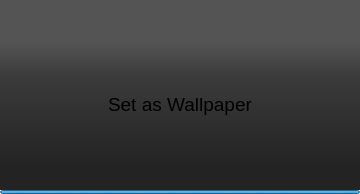
<?xml version="1.0" encoding="UTF-8"?>
<ui version="4.0">
 <class>actionWidget</class>
 <widget class="QWidget" name="actionWidget">
  <property name="geometry">
   <rect>
    <x>0</x>
    <y>0</y>
    <width>360</width>
    <height>194</height>
   </rect>
  </property>
  <property name="windowTitle">
   <string>Form</string>
  </property>
  <property name="styleSheet">
   <string notr="true"/>
  </property>
  <layout class="QVBoxLayout" name="verticalLayout_2">
   <property name="spacing">
    <number>0</number>
   </property>
   <property name="leftMargin">
    <number>0</number>
   </property>
   <property name="topMargin">
    <number>0</number>
   </property>
   <property name="rightMargin">
    <number>0</number>
   </property>
   <property name="bottomMargin">
    <number>0</number>
   </property>
   <item>
    <widget class="QWidget" name="widget" native="true">
     <property name="styleSheet">
      <string notr="true"> QWidget#widget
       {color: silver;
background-color: qlineargradient(spread:pad, x1:0.518, y1:1, x2:0.518, y2:0.15, stop:0.139 rgba(32, 31, 31, 250), stop:0.438 rgba(32, 31, 31, 235), stop:0.706 rgba(32, 31, 31, 220), stop:0.915842 rgba(32, 31, 31, 190));
         background-image:url(:/resources/texture.png), linear-gradient(hsla(0,0%,32%,.99), hsla(0,0%,27%,.95));
        selection-background-color:#3d8ec9;
        selection-color: black; background-clip: border;
        border-image: none; outline: 0;}</string>
     </property>
     <layout class="QHBoxLayout" name="horizontalLayout_2">
      <item>
       <spacer name="horizontalSpacer">
        <property name="orientation">
         <enum>Qt::Horizontal</enum>
        </property>
        <property name="sizeHint" stdset="0">
         <size>
          <width>40</width>
          <height>20</height>
         </size>
        </property>
       </spacer>
      </item>
      <item>
       <layout class="QVBoxLayout" name="verticalLayout">
        <property name="spacing">
         <number>5</number>
        </property>
        <item>
         <spacer name="verticalSpacer">
          <property name="orientation">
           <enum>Qt::Vertical</enum>
          </property>
          <property name="sizeHint" stdset="0">
           <size>
            <width>20</width>
            <height>40</height>
           </size>
          </property>
         </spacer>
        </item>
        <item>
         <widget class="QPushButton" name="set">
          <property name="toolTip">
           <string>Set as wallpaper</string>
          </property>
          <property name="styleSheet">
           <string notr="true">border:none;</string>
          </property>
          <property name="text">
           <string/>
          </property>
          <property name="icon">
           <iconset resource="images.qrc">
            <normaloff>:/resources/image-2-line.png</normaloff>:/resources/image-2-line.png</iconset>
          </property>
          <property name="iconSize">
           <size>
            <width>46</width>
            <height>46</height>
           </size>
          </property>
         </widget>
        </item>
        <item>
         <widget class="QLabel" name="label">
          <property name="font">
           <font>
            <pointsize>14</pointsize>
           </font>
          </property>
          <property name="text">
           <string>Set as Wallpaper</string>
          </property>
         </widget>
        </item>
        <item>
         <spacer name="verticalSpacer_2">
          <property name="orientation">
           <enum>Qt::Vertical</enum>
          </property>
          <property name="sizeHint" stdset="0">
           <size>
            <width>20</width>
            <height>40</height>
           </size>
          </property>
         </spacer>
        </item>
       </layout>
      </item>
      <item>
       <spacer name="horizontalSpacer_2">
        <property name="orientation">
         <enum>Qt::Horizontal</enum>
        </property>
        <property name="sizeHint" stdset="0">
         <size>
          <width>40</width>
          <height>20</height>
         </size>
        </property>
       </spacer>
      </item>
     </layout>
    </widget>
   </item>
   <item>
    <widget class="QProgressBar" name="progressBar">
     <property name="maximumSize">
      <size>
       <width>16777215</width>
       <height>4</height>
      </size>
     </property>
     <property name="styleSheet">
      <string notr="true">border:none;</string>
     </property>
     <property name="maximum">
      <number>0</number>
     </property>
     <property name="value">
      <number>0</number>
     </property>
     <property name="format">
      <string/>
     </property>
    </widget>
   </item>
  </layout>
 </widget>
 <resources>
  <include location="images.qrc"/>
 </resources>
 <connections/>
</ui>
